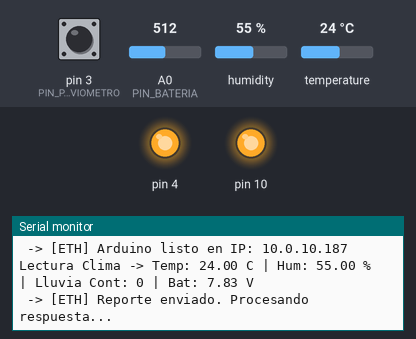
This sketch was run on a simulated Arduino Uno, built with avr-gcc and run on an emulated ATmega328P. Shown: output pins drawn as LEDs (lit = HIGH), the last lines printed to the serial monitor. Inputs (shaded band) come from the test bench; at power-on: pin 3 (PIN_PLUVIOMETRO) HIGH, A0 (PIN_BATERIA) = 512, humidity 55 %, temperature 24 °C. WiFi joins after 1.5 s; servers stay silent unless stated; uploads are accepted with an empty reply; EEPROM starts erased.

Above: at 3.7 s.
3.8 s: pin 3 (PIN_PLUVIOMETRO) pulled LOW for 0.15 s
At 4.7 s:
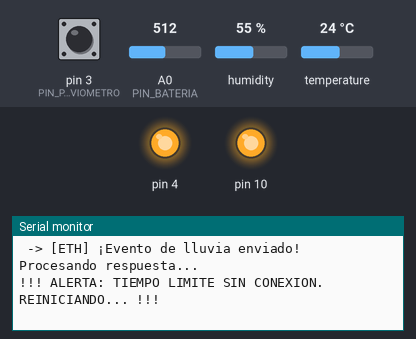
At 5.4 s:
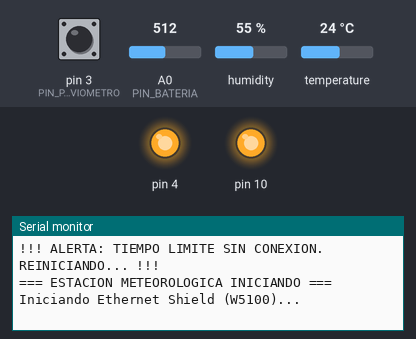

Measured:
- after the input at 3.8 s, the serial monitor: prints a new line after 0.26 s (image 1)

The sketch:

EstacionMeteo.ino
```cpp
#include <SPI.h>
#include <Ethernet.h>
#include <DHT.h>
#include <EEPROM.h>

// =====================================================================
// PROTOTIPOS DE FUNCIONES QUE ESTÁN EN OTROS .ino
// (el IDE solo prototipa automáticamente las del .ino principal)
// =====================================================================
void setupDHT22();
void setupPluviometro();
void setupBateria();
void setupRed();
void enviarDatosClima();
void enviarSoloLluvia(uint16_t lluviaCont);
bool consultarYLimpiarNuevaLluvia();
uint16_t obtenerContadorLluvia();
void reiniciarArduino();
float leerTemperatura();
float leerHumedad();
float leerVoltajeBateria();

// =====================================================================
// CONFIGURACIÓN DE RED
// =====================================================================
byte mac[] = { 0xDE, 0xAD, 0xBE, 0xEF, 0xFE, 0xED };

IPAddress serverIP(10, 0, 10, 154);   // IP de la PC donde corre Flask (API)
int serverPort = 5000;

IPAddress ip(10, 0, 10, 187);         // IP fija del Arduino
IPAddress gateway(10, 0, 10, 1);
IPAddress subnet(255, 255, 255, 0);

EthernetClient client;

// =====================================================================
// TEMPORIZADORES
// =====================================================================
unsigned long ultimoEnvio = 0;
unsigned long intervaloEnvio = 1800000;  // 30 minutos por defecto
unsigned long ultimaConexionExitosa = 0;

// =====================================================================
// SETUP
// =====================================================================
void setup() {
  Serial.begin(9600);
  Serial.println(F("\n=== ESTACION METEOROLOGICA INICIANDO ==="));

  // Liberar bus SPI: CS del SD (pin 4) y CS del Ethernet (pin 10) en reposo
  pinMode(10, OUTPUT);
  digitalWrite(10, HIGH);
  pinMode(4, OUTPUT);
  digitalWrite(4, HIGH);

  setupDHT22();
  setupPluviometro();
  setupBateria();
  setupRed();

  // Primer envío al arrancar
  enviarDatosClima();

  unsigned long ahora = millis();
  ultimoEnvio = ahora;
  ultimaConexionExitosa = ahora;
}

// =====================================================================
// LOOP
// =====================================================================
void loop() {
  unsigned long tiempoActual = millis();

  Ethernet.maintain();

  // 1. Evento instantáneo de lluvia (con rate-limit dentro de la función)
  if (consultarYLimpiarNuevaLluvia()) {
    enviarSoloLluvia(obtenerContadorLluvia());
  }

  // 2. Reporte de rutina según intervalo dinámico
  if (tiempoActual - ultimoEnvio >= intervaloEnvio) {
    ultimoEnvio = tiempoActual;
    enviarDatosClima();
  }

  // 3. Watchdog: si pasó intervalo + 60s sin POST exitoso, reiniciar
  if (tiempoActual - ultimaConexionExitosa >= (intervaloEnvio + 60000)) {
    reiniciarArduino();
  }
}
```

DTH22.ino
```cpp
#define DHTPIN 2
#define DHTTYPE DHT22

DHT dht(DHTPIN, DHTTYPE);

void setupDHT22() {
  dht.begin();
}

float leerTemperatura() {
  return dht.readTemperature();
}

float leerHumedad() {
  return dht.readHumidity();
}
```

Pluviometro.ino
```cpp
#include <EEPROM.h>

const byte PIN_PLUVIOMETRO = 3;
const unsigned long TIEMPO_REBOTES = 300; // ms anti-rebote
const int DIRECCION_EEPROM = 0;           // byte 0-1 de la EEPROM

volatile uint16_t contadorLluvia = 0;
volatile unsigned long ultimoTiempoPulsoLluvia = 0;
volatile bool hayNuevaLluvia = false;

void contarLluvia() {
  unsigned long tiempoActual = millis();
  if (tiempoActual - ultimoTiempoPulsoLluvia > TIEMPO_REBOTES) {
    contadorLluvia = (contadorLluvia + 1) % 2048;

    // Guardar el nuevo valor en la EEPROM para que no se pierda al reiniciar
    EEPROM.put(DIRECCION_EEPROM, contadorLluvia);

    ultimoTiempoPulsoLluvia = tiempoActual;
    hayNuevaLluvia = true;
  }
}

void setupPluviometro() {
  pinMode(PIN_PLUVIOMETRO, INPUT_PULLUP);

  // Al arrancar, recuperamos el último contador guardado antes del reinicio
  EEPROM.get(DIRECCION_EEPROM, contadorLluvia);

  // Si la EEPROM está virgen/corrupta (devuelve 65535), la inicializamos en 0
  if (contadorLluvia >= 2048) {
    contadorLluvia = 0;
    EEPROM.put(DIRECCION_EEPROM, contadorLluvia);
  }

  attachInterrupt(digitalPinToInterrupt(PIN_PLUVIOMETRO), contarLluvia, FALLING);
}

uint16_t obtenerContadorLluvia() {
  noInterrupts();
  uint16_t valor = contadorLluvia;
  interrupts();
  return valor;
}

bool consultarYLimpiarNuevaLluvia() {
  noInterrupts();
  bool estado = hayNuevaLluvia;
  hayNuevaLluvia = false;
  interrupts();
  return estado;
}
```

bateria.ino
```cpp
const byte PIN_BATERIA = A0;

// Divisor de tensión: R1 = 10k, R2 = 4.7k
const float R1 = 10000.0;
const float R2 = 4700.0;

void setupBateria() {
  pinMode(PIN_BATERIA, INPUT);
}

float leerVoltajeBateria() {
  long suma = 0;
  for (int i = 0; i < 10; i++) {
    suma += analogRead(PIN_BATERIA);
    delay(10);
  }
  float promedioADC = suma / 10.0;
  float voltajeA0 = (promedioADC * 5.0) / 1023.0;
  return voltajeA0 * ((R1 + R2) / R2);
}
```

conexionEth.ino
```cpp
// --- VARIABLES Y OBJETOS EXTERNOS (Definidos en EstacionMeteo.ino) ---
extern EthernetClient client;
extern IPAddress serverIP;
extern int serverPort;
extern byte mac[];
extern IPAddress ip;
extern IPAddress gateway;
extern IPAddress subnet;
extern unsigned long ultimaConexionExitosa;
extern unsigned long intervaloEnvio;

// --- INICIALIZACIÓN DE RED ---
void setupRed() {
  Serial.println(F("Iniciando Ethernet Shield (W5100)..."));
  Ethernet.begin(mac, ip, gateway, subnet);
  delay(2000);

  Serial.print(F(" -> [ETH] Arduino listo en IP: "));
  Serial.println(Ethernet.localIP());
}

// Función auxiliar para leer "intervalo_ms" desde el JSON que devuelve Flask
void procesarRespuestaServidor() {
  unsigned long inicioEspera = millis();
  String respuesta = "";

  while (client.connected() && millis() - inicioEspera < 2000) {
    while (client.available()) {
      char c = client.read();
      respuesta += c;
    }
  }

  int pos = respuesta.indexOf("\"intervalo_ms\":");
  if (pos != -1) {
    String sub = respuesta.substring(pos + 15);
    unsigned long nuevoIntervalo = sub.toInt();

    // Rango de seguridad: entre 1 minuto y 24 horas
    if (nuevoIntervalo >= 60000 && nuevoIntervalo <= 86400000) {
      if (intervaloEnvio != nuevoIntervalo) {
        intervaloEnvio = nuevoIntervalo;
        Serial.print(F(" -> [ETH] ¡Intervalo de reporte actualizado desde Flask!: "));
        Serial.print(intervaloEnvio / 60000);
        Serial.println(F(" minutos."));
      }
    }
  }
}

// 1. REPORTE DE RUTINA
void enviarDatosClima() {
  client.stop();
  delay(50);

  float h = leerHumedad();
  float t = leerTemperatura();
  uint16_t lluviaCont = obtenerContadorLluvia();
  float vBat = leerVoltajeBateria();

  Serial.print(F("Lectura Clima -> Temp: "));
  Serial.print(t, 2);
  Serial.print(F(" C | Hum: "));
  Serial.print(h, 2);
  Serial.print(F(" % | Lluvia Cont: "));
  Serial.print(lluviaCont);
  Serial.print(F(" | Bat: "));
  Serial.print(vBat, 2);
  Serial.println(F(" V"));

  if (isnan(h) || isnan(t)) {
    Serial.println(F("Error al leer DHT22"));
    return;
  }

  String body = "{\"temperatura\":" + String(t, 1) +
                ",\"humedad\":" + String(h, 1) +
                ",\"lluvia_contador\":" + String(lluviaCont) +
                ",\"bateria\":" + String(vBat, 2) + "}";

  if (client.connect(serverIP, serverPort)) {
    // Host header como texto ASCII (no client.print(serverIP))
    String host = String(serverIP[0]) + "." + String(serverIP[1]) + "." +
                  String(serverIP[2]) + "." + String(serverIP[3]) + ":" +
                  String(serverPort);

    client.println(F("POST /api/sensor HTTP/1.1"));
    client.print(F("Host: "));
    client.println(host);
    client.println(F("Content-Type: application/json"));
    client.print(F("Content-Length: "));
    client.println(body.length());
    client.println(F("Connection: close"));
    client.println();
    client.print(body);

    Serial.println(F(" -> [ETH] Reporte enviado. Procesando respuesta..."));

    procesarRespuestaServidor();

    ultimaConexionExitosa = millis();
    delay(100);
    client.stop();
  } else {
    Serial.println(F(" -> [ETH] Error de conexión en reporte de rutina."));
  }
}

// 2. EVENTO INSTANTÁNEO DE LLUVIA
void enviarSoloLluvia(uint16_t lluviaCont) {
  client.stop();
  delay(50);

  String body = "{\"lluvia_contador\":" + String(lluviaCont) + "}";

  if (client.connect(serverIP, serverPort)) {
    String host = String(serverIP[0]) + "." + String(serverIP[1]) + "." +
                  String(serverIP[2]) + "." + String(serverIP[3]) + ":" +
                  String(serverPort);

    client.println(F("POST /api/sensor HTTP/1.1"));
    client.print(F("Host: "));
    client.println(host);
    client.println(F("Content-Type: application/json"));
    client.print(F("Content-Length: "));
    client.println(body.length());
    client.println(F("Connection: close"));
    client.println();
    client.print(body);

    Serial.println(F(" -> [ETH] ¡Evento de lluvia enviado! Procesando respuesta..."));

    procesarRespuestaServidor();

    ultimaConexionExitosa = millis();
    delay(100);
    client.stop();
  } else {
    Serial.println(F(" -> [ETH] Error de conexión en evento de lluvia."));
  }
}

// 3. WATCHDOG: REINICIO POR SOFTWARE
void reiniciarArduino() {
  Serial.println(F("!!! ALERTA: TIEMPO LIMITE SIN CONEXION. REINICIANDO... !!!"));
  Serial.flush();
  delay(500);
  asm volatile ("jmp 0");
}
```
